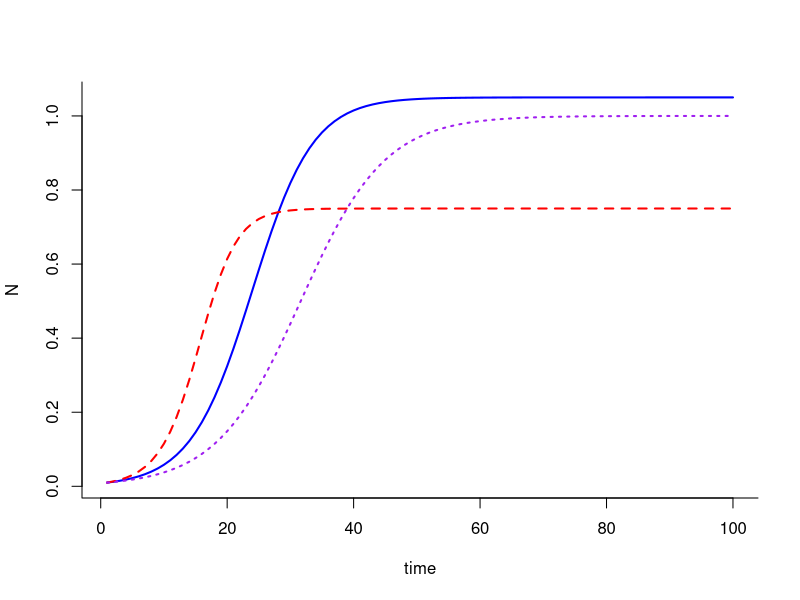
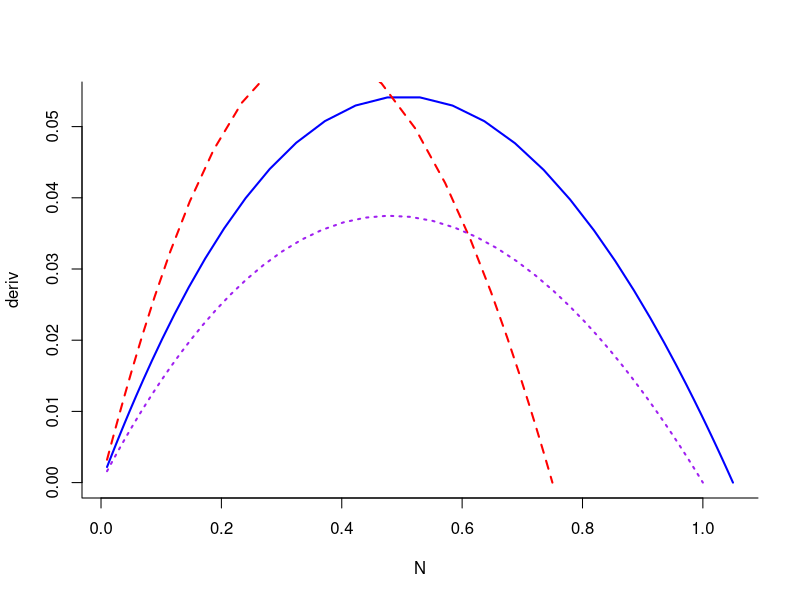

Here is the R script that generated these plots, in order:
library(deSolve)

## write a function for logistic population growth in continuous time
log.growth <- function(t, y, p) {
  N <- y[1]
  with(as.list(p), {
    dN.dt <- r * N * (1 - (N / K)^theta)
    return(list(dN.dt))
  })
}

## specify parameter values and initial conditions
p <- c('r' = 0.2, 'K' = 1.05, 'theta' = 1.05) ## tomato
p.2 <- c('r' = 0.28, 'K' = 0.75, 'theta' = 1.25) ## grape
p.3 <- c('r' = 0.15, 'K' = 1, 'theta' = 1) ## peaches
y0 <- c('N' = 0.01)
t <- 1:100

## simulations
sim <- ode(y = y0, times = t, func = log.growth, parms = p, method = 'lsoda')
sim <- as.data.frame(sim)

sim.2 <- ode(y = y0, times = t, func = log.growth, parms = p.2, method = 'lsoda')
sim.2 <- as.data.frame(sim.2)

sim.3 <- ode(y = y0, times = t, func = log.growth, parms = p.3, method = 'lsoda')
sim.3 <- as.data.frame(sim.3)

## basic plot
plot(N ~ time, data = sim, type = 'l', lwd = 2, bty = 'l', col = 'blue')
points(N ~ time, data = sim.2, type = 'l', lwd = 2, bty = 'l', lty = 2, col = 'red')
points(N ~ time, data = sim.3, type = 'l', lwd = 2, bty = 'l', lty = 3, col = 'purple')

## --- COMPUTE 'DERIVATIVES'
sim$deriv <- c(diff(sim$N), NA)
sim.2$deriv <- c(diff(sim.2$N), NA)
sim.3$deriv <- c(diff(sim.3$N), NA)

## plot
plot(deriv ~ N, data = sim, type = 'l', lwd = 2, bty = 'l', col = 'blue')
points(deriv ~ N, data = sim.2, type = 'l', lwd = 2, bty = 'l', lty = 2, col = 'red')
points(deriv ~ N, data = sim.3, type = 'l', lwd = 2, bty = 'l', lty = 3, col = 'purple')

max.Ns <- c(sim$N[which.max(sim$deriv)],
  sim.2$N[which.max(sim.2$deriv)],
  sim.3$N[which.max(sim.3$deriv)])

prices <- c(1.3, 2, 1.5)

prods <- max.Ns * prices

which.max(prods)
